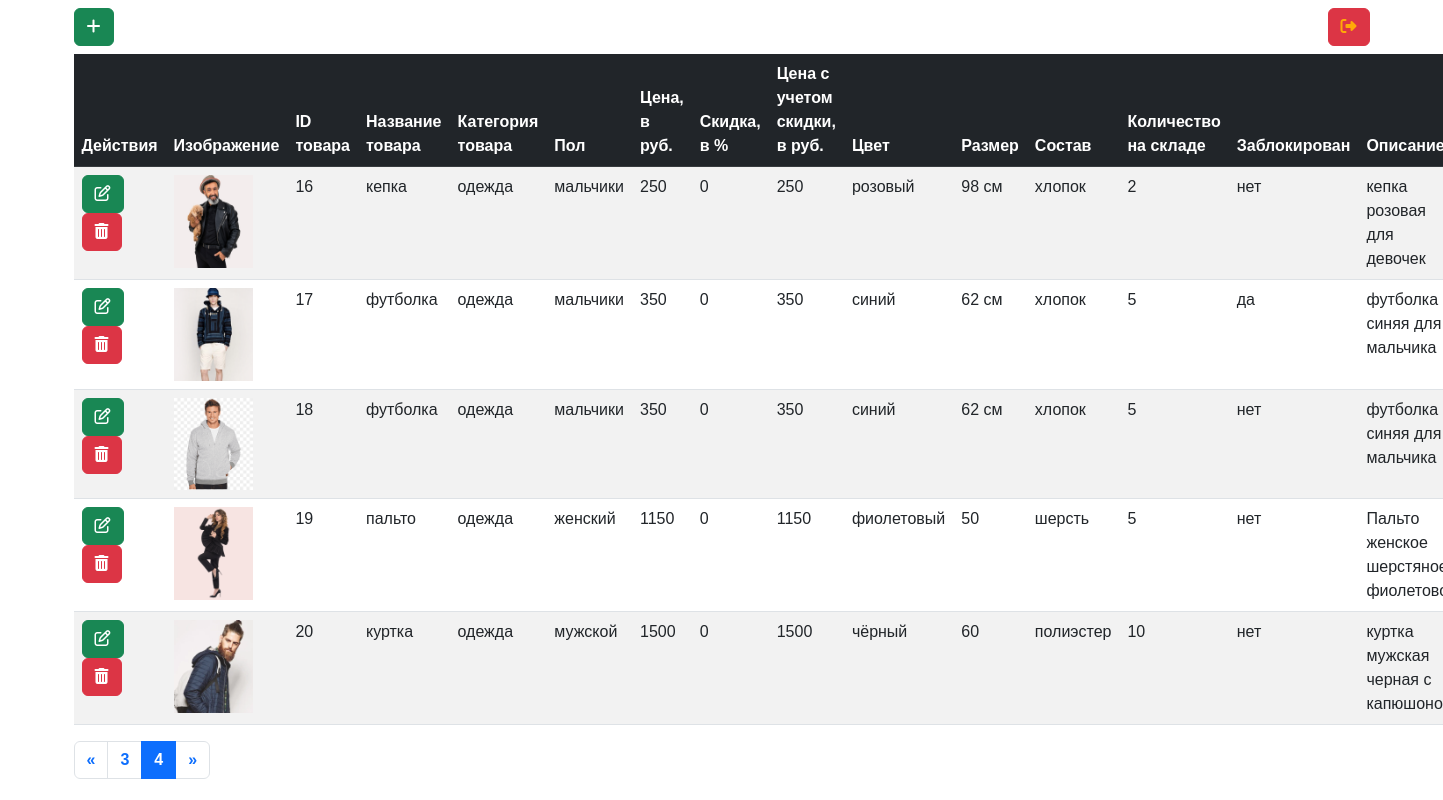
/admin/index.php?page=4, run on the app's committed database.
### tables this page shows
CREATE TABLE `product` (
  `id_product` int(10) NOT NULL,
  `product_name` varchar(255) NOT NULL,
  `blocked` int(2) NOT NULL DEFAULT '0',
  `add_date` timestamp NOT NULL,
  `update_date` timestamp NOT NULL,
  `id_gender` int(2) NOT NULL,
  `id_category` int(4) NOT NULL,
  `id_material` int(2) NOT NULL,
  `id_color` int(2) NOT NULL,
  `id_size` int(3) NOT NULL,
  `elements_count` int(2) NOT NULL DEFAULT '1',
  `store_count` int(10) NOT NULL,
  `price` float NOT NULL,
  `sale` int(3) NOT NULL DEFAULT '0',
  `new` tinyint(1) NOT NULL,
  `product_description` text NOT NULL,
  `artikul_store` varchar(15) DEFAULT NULL,
  `artikul_manufacture` varchar(15) DEFAULT NULL,
  `id_manufacture` int(10) DEFAULT NULL,
  `make_date` varchar(10) DEFAULT NULL,
  `exp_date` varchar(10) DEFAULT NULL
);

CREATE TABLE `product_category` (
  `id_category` int(4) NOT NULL,
  `category_name` varchar(100) NOT NULL
);

CREATE TABLE `gender_types` (
  `id_gender` int(2) NOT NULL,
  `gender_name` varchar(20) NOT NULL
);

CREATE TABLE `colors` (
  `id_color` int(2) NOT NULL,
  `color_name` varchar(100) NOT NULL
);

CREATE TABLE `sizes` (
  `id_size` int(3) NOT NULL,
  `size_name` varchar(20) NOT NULL
);

CREATE TABLE `material_types` (
  `id_material` int(4) NOT NULL,
  `material_name` varchar(255) NOT NULL
);

### admin/vender/workingWithProducts.php (called while the page is built, shortened)
<?php
include 'db.php';
function selectFromProduct($table1, $table2, $table3, $table4, $table5, $table6, $limitOnPage, $offset) {
    global $pdo;
    $selectProduct = "SELECT
    p.*,
    g.gender_name,
    m.material_name,
    pc.category_name,
    c.color_name,
    s.size_name
    FROM  $table1 AS p, $table2 AS g, $table3 AS m, $table4 AS pc, $table5 AS c, $table6 AS s
    WHERE p.id_gender = g.id_gender
        AND p.id_category = pc.id_category
        AND p.id_material = m.id_material
        AND p.id_color = c.id_color
        AND p.id_size = s.id_size
        -- AND p.blocked = 0
        -- AND p.store_count > 1
    ORDER BY add_date
    LIMIT $limitOnPage
    OFFSET $offset;";
    $allProducts = $pdo->prepare($selectProduct);
    $allProducts->execute();
    return $allProducts->fetchAll(PDO::FETCH_OBJ);
}

### admin/index.php (the view, shortened to what this page needs)
<?php
    include 'vender/workingWithProducts.php';
    $page = isset($_GET['page']) ? intval($_GET['page']) : 1;
    $limitOnPage = 5;
    $offset = $limitOnPage * ($page - 1);
    $products = selectFromProduct('product', 'gender_types', 'material_types', 'product_category', 'colors', 'sizes', $limitOnPage, $offset);
?>
<!doctype html>
<html lang="ru">
<head>
    <link href="https://cdn.jsdelivr.net/npm/bootstrap@5.3.0/dist/css/bootstrap.min.css" rel="stylesheet"
>
    <link rel="stylesheet" href="css/style.css">
</head>
<body>
    <div class="container">
        <div class="row">
            <div class="col-12">
                <div class="box_flex">
                    <button class="btn btn-success mt-2" data-bs-toggle="modal" data-bs-target="#create"><i
                        class="fa fa-plus"></i></button>
                    <a href="vender/regAndAuth/logout.php" class="btn btn-danger logout"><i
                        class="fa fa-sign-out"></i></a>
                </div>
                <table class="table table-striped table-hover mt-2">
                    <thead class="table-dark thead-fixed" style="position: sticky;top: 0">
                        <th>Действия</th>
                        <th>Изображение</th>
                        <th>ID товара</th>
                        <th>Название товара</th>
                        <th>Категория товара</th>
                        <th>Пол</th>
                        <th>Цена, в руб.</th>
                        <th>Скидка, в %</th>
                        <th>Цена с учетом скидки, в руб.</th>
                        <th>Цвет</th>
                        <th>Размер</th>
                        <th>Состав</th>
                        <th>Количество на складе</th>
                        <th>Заблокирован</th>
                        <th>Описание</th>
                    </thead>
                    <tbody class="tbody_padding">
                        <?php foreach ($products as $res) { ?>
                            <tr>
                                <td>
                                    <a href="?id=<?php echo $res->id_product; ?>" class="btn btn-success"
                                        data-bs-toggle="modal" data-bs-target="#edit<?php echo $res->id_product; ?>"><i
                                            class="fa fa-edit"></i></a>
                                    <a href="" class="btn btn-danger" data-bs-toggle="modal"
                                        data-bs-target="#delete<?php echo $res->id_product; ?>"><i
                                            class="fa fa-trash-alt"></i></a>
                                </td>
                                <td>
                                    <?php
                                    $directory = '../img/catalog/' . $res->id_product . '/';
                                    $files = scandir($directory);
                                    $firstFile = $directory . $files[2];
                                    ?>
                                    <img class="product-img" src="<?php echo $firstFile; ?>" alt="изображение товара">
                                </td>
                                <td>
                                    <?php echo $res->id_product; ?>
                                </td>
                                <td>
                                    <?php echo $res->product_name; ?>
                                </td>
                                <td>
                                    <?php echo $res->category_name; ?>
                                </td>
                                <td>
                                    <?php echo $res->gender_name; ?>
                                </td>
                                <td>
                                    <?php echo $res->price; ?>
                                </td>
                                <td>
                                    <?php echo $res->sale; ?>
                                </td>
                                <td>
                                    <?php echo $res->price - ceil($res->price * $res->sale / 100); ?>
                                </td>
                                <td>
                                    <?php echo $res->color_name; ?>
                                </td>
                                <td>
                                    <?php echo $res->size_name; ?>
                                </td>
                                <td>
                                    <?php echo $res->material_name; ?>
                                </td>
                                <td>
                                    <?php echo $res->store_count; ?>
                                </td>
                                <td>
                                    <?php if ($res->blocked) {
                                            echo 'да';
                                        } else {
                                            echo 'нет';
                                        } ?>
                                </td>
                                <td>
                                    <?php echo $res->product_description; ?>
                                </td>
                            </tr>
                        <?php } ?>
                    </tbody>
                </table>
                <?php include "pagination.php" ?>
            </div>
        </div>
    </div>
</body>
</html>

### admin/css/style.css (style rules this page uses)
* { margin: 0; padding: 0; box-sizing: border-box; }
body { font-family: Montserrat, sans-serif; }
a { color: #7c9ab7; text-decoration: none; font-weight: bold; }
.box_flex { display: flex; justify-content: space-between; align-items: flex-end; }
button { padding: 10px; background: #e3e3e3; border: unset; cursor: pointer; }
.logout { color: #ffa908; text-align: center; }
.table { overflow-x: scroll; }
.product-img { width: 75%; }

### data on the page
product: shows a picture, id_product "16", product_name "кепка", id_category.category_name "одежда", id_gender.gender_name "мальчики", price "250", sale "0", $res->price-ceil($res->price*$res->sale/100) "250", id_color.color_name "розовый", id_size.size_name "98 см", id_material.material_name "хлопок", store_count "2", blocked "нет", product_description "кепка розовая для девочек"
product: shows a picture, id_product "17", product_name "футболка", id_category.category_name "одежда", id_gender.gender_name "мальчики", price "350", sale "0", $res->price-ceil($res->price*$res->sale/100) "350", id_color.color_name "синий", id_size.size_name "62 см", id_material.material_name "хлопок", store_count "5", blocked "да", product_description "футболка синяя для мальчика"
product: shows a picture, id_product "18", product_name "футболка", id_category.category_name "одежда", id_gender.gender_name "мальчики", price "350", sale "0", $res->price-ceil($res->price*$res->sale/100) "350", id_color.color_name "синий", id_size.size_name "62 см", id_material.material_name "хлопок", store_count "5", blocked "нет", product_description "футболка синяя для мальчика"
product: shows a picture, id_product "19", product_name "пальто", id_category.category_name "одежда", id_gender.gender_name "женский", price "1150", sale "0", $res->price-ceil($res->price*$res->sale/100) "1150", id_color.color_name "фиолетовый", id_size.size_name "50", id_material.material_name "шерсть", store_count "5", blocked "нет", product_description "Пальто женское…"
product: shows a picture, id_product "20", product_name "куртка", id_category.category_name "одежда", id_gender.gender_name "мужской", price "1500", sale "0", $res->price-ceil($res->price*$res->sale/100) "1500", id_color.color_name "чёрный", id_size.size_name "60", id_material.material_name "полиэстер", store_count "10", blocked "нет", product_description "куртка мужская черная с…"

### other printed values
$page - 1 "3"
$page "4"
